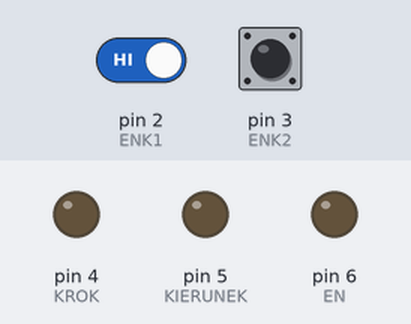
A sketch run on a simulated Arduino Uno, built with avr-gcc and run on an emulated ATmega328P. On the bench: output pins drawn as LEDs (lit = HIGH). The inputs (shaded band) are chosen by the test bench; at power-on: pin 3 (ENK2) HIGH, pin 2 (ENK1) HIGH.

Above: at 1.2 s.
1.3 s: pin 3 (ENK2) pulled LOW for 0.15 s
At 1.8 s:
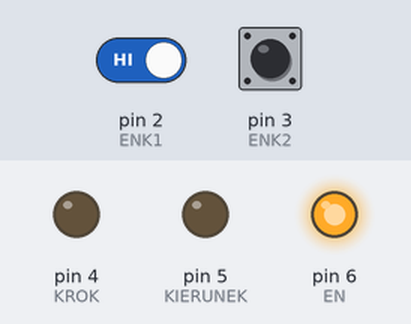
3.8 s: pin 2 (ENK1) driven LOW and pin 3 (ENK2) driven LOW
At 4.6 s:
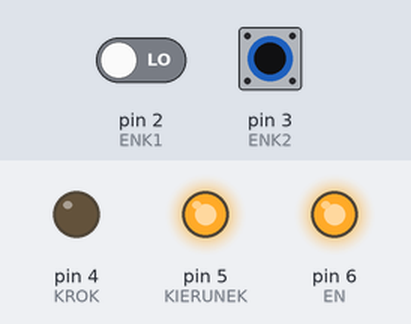
At 5.7 s:
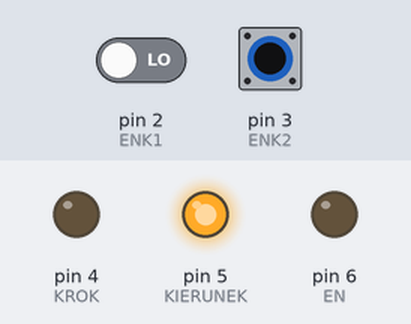
Timing chart, 0 to 7.2 s (numbered marks = the images above; inputs shaded):
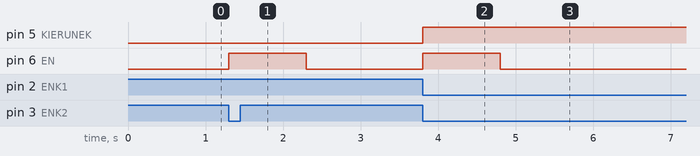

The sketch:

potencjometr.ino
```cpp
#define KROK 4
#define KIERUNEK 5
#define EN 6
#define ENK1 2
#define ENK2 3

void setup() {
  pinMode(KROK, OUTPUT);
  pinMode(KIERUNEK, OUTPUT);
  pinMode(EN, OUTPUT);
  pinMode(ENK1, INPUT_PULLUP);
  pinMode(ENK2, INPUT_PULLUP);
  attachInterrupt(digitalPinToInterrupt(ENK2), krocz, FALLING);
}

boolean krok = false;
boolean sleep = true;
unsigned long ostatni_krok;

void krocz()
{
  sleep = true;
  ostatni_krok = millis() + 1000;
  krok = true;
  if (digitalRead(ENK1))
    digitalWrite(KIERUNEK, LOW);
  else
    digitalWrite(KIERUNEK, HIGH);
}

void loop() {
  if(ostatni_krok < millis())
    sleep = false;

  digitalWrite(EN, sleep);

  if(krok)
  {
      digitalWrite(KROK, HIGH);
     // delay(1);
      digitalWrite(KROK, LOW);
      krok = false;
  }
}
```

Measured:
- after the input at 1.3 s, pin 6 (EN): LOW → HIGH at once, → LOW 1.0 s later
- after the input at 3.8 s, pin 5 (KIERUNEK): LOW → HIGH at once; pin 6 (EN): LOW → HIGH at once, → LOW 1.0 s later
